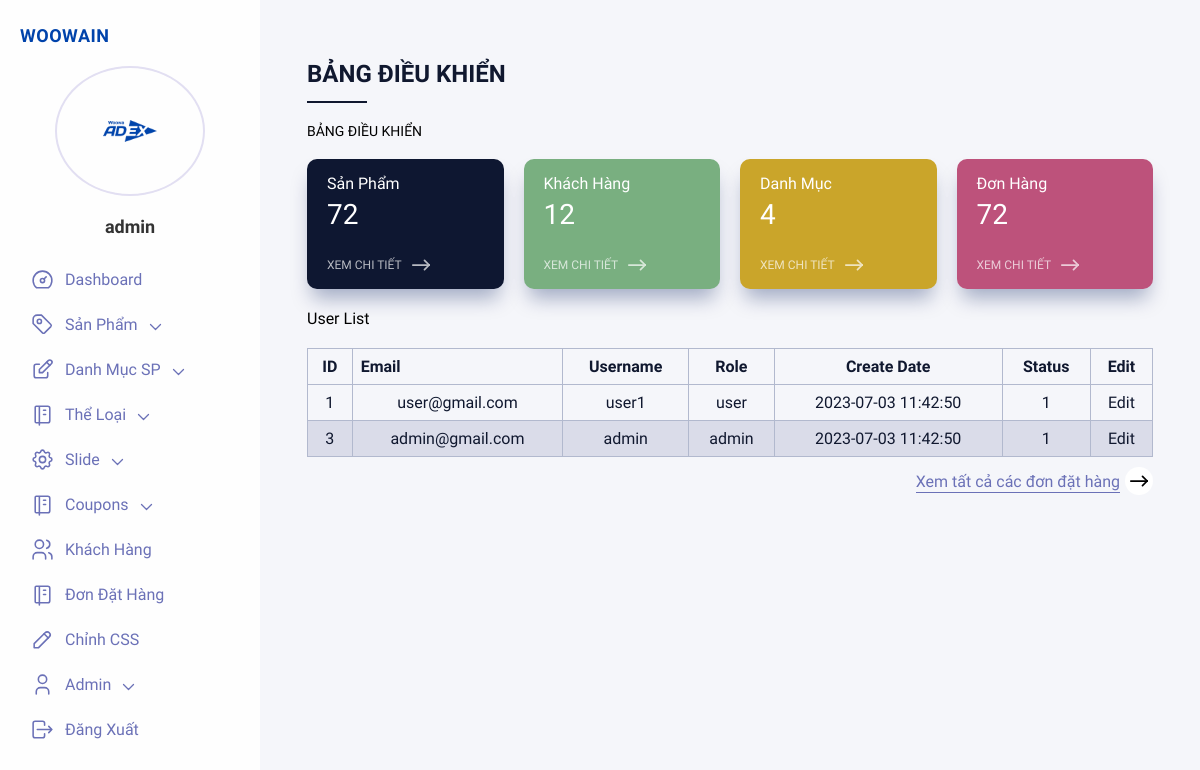
Screenshot of /admin/admin.php (signed in) with the database file from the repository.
### tables this page shows
CREATE TABLE `users` (
  `id` int(11) NOT NULL,
  `email` varchar(255) NOT NULL,
  `username` varchar(255) NOT NULL,
  `password` varchar(255) NOT NULL,
  `quyenhan` varchar(255) NOT NULL,
  `created_date` datetime DEFAULT current_timestamp(),
  `status` tinyint(1) DEFAULT 1
);

### admin/connect.php (called while the page is built, shortened)
<?php
$servername = "localhost";
$username = "root";
$password = "";
$dbname = "da_1";
$conn = new mysqli($servername, $username, $password, $dbname);
$sql = "SELECT * FROM users";
$result = $conn->query($sql);
?>

### admin/admin.php (the view, shortened to what this page needs)
<?php
include 'connect.php';
$username = $_SESSION['username'];
?>
<!DOCTYPE html>
<html lang="en">
<head>
    <link rel="stylesheet" href="css/main.css">
</head>
<body>
    <div class="wrapper">
        <div class="container">
            <div class="dashboard">
                <div class="left">
                    <div class="left__content">
                        <div class="left__logo">WOOWAIN</div>
                        <div class="left__profile">
                            <div class="left__image"><img src="assets/woowa_logo.png" alt=""></div>
                            <div class="left__name">
                             <?php
                                echo $username;
                             ?>
                            </div>
                        </div>
                        <ul class="left__menu">
                            <li class="left__menuItem">
                                <a href="index.html" class="left__title"><img src="assets/icon-dashboard.svg" alt="">Dashboard</a>
                            </li>
                            <li class="left__menuItem">
                                <div class="left__title"><img src="assets/icon-tag.svg" alt="">Sản Phẩm<img class="left__iconDown" src="assets/arrow-down.svg" alt=""></div>
                            </li>
                            <li class="left__menuItem">
                                <div class="left__title"><img src="assets/icon-edit.svg" alt="">Danh Mục SP<img class="left__iconDown" src="assets/arrow-down.svg" alt=""></div>
                            </li>
                            <li class="left__menuItem">
                                <div class="left__title"><img src="assets/icon-book.svg" alt="">Thể Loại<img class="left__iconDown" src="assets/arrow-down.svg" alt=""></div>
                            </li>
                            <li class="left__menuItem">
                                <div class="left__title"><img src="assets/icon-settings.svg" alt="">Slide<img class="left__iconDown" src="assets/arrow-down.svg" alt=""></div>
                            </li>
                            <li class="left__menuItem">
                                <div class="left__title"><img src="assets/icon-book.svg" alt="">Coupons<img class="left__iconDown" src="assets/arrow-down.svg" alt=""></div>
                            </li>
                            <li class="left__menuItem">
                                <a href="view_customers.html" class="left__title"><img src="assets/icon-users.svg" alt="">Khách Hàng</a>
                            </li>
                            <li class="left__menuItem">
                                <a href="view_orders.html" class="left__title"><img src="assets/icon-book.svg" alt="">Đơn Đặt Hàng</a>
                            </li>
                            <li class="left__menuItem">
                                <a href="edit_css.html" class="left__title"><img src="assets/icon-pencil.svg" alt="">Chỉnh CSS</a>
                            </li>
                            <li class="left__menuItem">
                                <div class="left__title"><img src="assets/icon-user.svg" alt="">Admin<img class="left__iconDown" src="assets/arrow-down.svg" alt=""></div>
                            </li>
                            <li class="left__menuItem">
                                <a href="logout.php" class="left__title"><img src="assets/icon-logout.svg" alt="">Đăng Xuất</a>
                            </li>
                        </ul>
                    </div>
                </div>
                <div class="right">
                    <div class="right__content">
                        <div class="right__title">Bảng điều khiển</div>
                        <p class="right__desc">Bảng điều khiển</p>
                        <div class="right__cards">
                            <a class="right__card" href="view_product.html">
                                <div class="right__cardTitle">Sản Phẩm</div>
                                <div class="right__cardNumber">72</div>
                                <div class="right__cardDesc">Xem Chi Tiết <img src="assets/arrow-right.svg" alt=""></div>
                            </a>
                            <a class="right__card" href="view_customers.html">
                                <div class="right__cardTitle">Khách Hàng</div>
                                <div class="right__cardNumber">12</div>
                                <div class="right__cardDesc">Xem Chi Tiết <img src="assets/arrow-right.svg" alt=""></div>
                            </a>
                            <a class="right__card" href="view_p_category.html">
                                <div class="right__cardTitle">Danh Mục</div>
                                <div class="right__cardNumber">4</div>
                                <div class="right__cardDesc">Xem Chi Tiết <img src="assets/arrow-right.svg" alt=""></div>
                            </a>
                            <a class="right__card" href="view_orders.html">
                                <div class="right__cardTitle">Đơn Hàng</div>
                                <div class="right__cardNumber">72</div>
                                <div class="right__cardDesc">Xem Chi Tiết <img src="assets/arrow-right.svg" alt=""></div>
                            </a>
                        </div>
                        <div class="right__table">
                            <p class="right__tableTitle">User List</p>
                            <div class="right__tableWrapper">
                                <table>
                                    <thead>
                                        <tr>
                                            <th>ID</th>
                                            <th style="text-align: left;">Email</th>
                                            <th>Username</th>
                                            <th>Role</th>
                                            <th>Create Date</th>
                                            <th>Status</th>
                                            <th>Edit</th>
                                        </tr>
                                    </thead>
                                    <tbody>
                                    <?php
            if (mysqli_num_rows($result) > 0) {
                while ($row = mysqli_fetch_assoc($result)) {
                    echo "<tr>";
                    echo "<td>" . $row['id'] . "</td>";
                    echo "<td>" . $row['email'] . "</td>";
                    echo "<td>" . $row['username'] . "</td>";
                    echo "<td>" . $row['quyenhan'] . "</td>";
                    echo "<td>" . $row['created_date'] . "</td>";
                    echo "<td>" . $row['status'] . "</td>";
                    echo "<td><a href='edit_user.php?id=" . $row['id'] . "'>Edit</a></td>";
                    echo "</tr>";
                }
            } else {
                echo "<tr><td colspan='6'>No users found</td></tr>";
            }
            ?>
                                    </tbody>
                                </table>
                            </div>
                            <a href="" class="right__tableMore">
                                <p>Xem tất cả các đơn đặt hàng</p> <img src="assets/arrow-right-black.svg" alt=""></a>
                        </div>
                    </div>
                </div>
            </div>
        </div>
    </div>
</body>
</html>

### admin/css/main.css (style rules this page uses)
* { margin: 0; padding: 0; list-style: none; border: 0; -webkit-tap-highlight-color: transparent; text-decoration: none; color: inherit; box-sizing: border-box; }
body { font-family: "Muli", sans-serif; background-color: #E2DFF2; }
.wrapper { display: grid; grid-template-columns: 1fr; justify-content: center; align-items: center; height: 100vh; box-sizing: border-box; }
.wrapper .container { width: 100%; max-width: 1440px; height: 100%; margin: 0 auto; transition: all 0.4s ease; overflow: hidden; }
.dashboard { display: flex; background: #f5f6fa; height: 100%; width: 100%; }
.left { background: #fefefe; width: 100%; max-width: 260px; display: flex; justify-content: flex-start; align-items: center; flex-direction: column; transition: all 0.6s 0.2s ease; z-index: 2; overflow-y: scroll; }
.left__content { width: calc(260px - 40px); padding-top: 25px; padding-bottom: 10px; }
.left__logo { display: flex; align-items: center; color: #0043AB; font-weight: bold; font-size: 18px; letter-spacing: 0.5px; margin-bottom: 20px; transition: all 0.4s 0s ease; }
.left__profile { display: flex; flex-direction: column; justify-content: center; align-items: center; transition: all 0.4s 0s ease; }
.left__image { width: 150px; height: 130px; border-radius: 100%; overflow: hidden; margin-bottom: 10px; border: solid 2px #E2DFF2; cursor: pointer; transition: all 0.4s ease; display: flex; align-items: center; justify-content: center; }
.left__image img { width: 100%; }
.left__name { font-size: 18px; font-weight: bold; color: #333; margin-top: 10px; text-align: center; }
.left__menu { display: flex; flex-direction: column; padding-top: 20px; user-select: none; }
.left__title { padding: 10px; font-size: 16px; border-radius: 4px; cursor: pointer; transition: all 0.2s ease; color: #6b71b7; display: flex; align-items: center; }
.left__title img { width: 25px; margin-right: 10px; }
.left__iconDown { margin-left: 5px; transition: all 0.4s ease; width: 20px; height: 20px; transform: translateY(2px); }
.right { width: 100%; height: 100%; overflow-y: scroll; }
.right__content { padding: 60px 5%; }
.right__title { color: #10182F; font-size: 24px; font-weight: bold; text-transform: uppercase; position: relative; padding-bottom: 15px; margin-bottom: 20px; }
.right__title:before { content: ''; position: absolute; width: 60px; height: 2px; background-color: #10182F; bottom: 0; }
.right__desc { margin-bottom: 20px; text-transform: uppercase; font-size: 14px; }
.right__cards { display: grid; grid-template-columns: repeat(4, 1fr); grid-gap: 20px; margin-bottom: 20px; }
.right__card { background-color: #0E1731; border-radius: 10px; color: white; padding: 15px 20px; box-shadow: 0px 14px 20px -5px rgba(4, 26, 90, 0.340773); transition: all 0.3s ease; }
.right__card:nth-child(2) { background-color: #79af80; }
.right__card:nth-child(3) { background-color: #caa52a; }
.right__card:nth-child(4) { background-color: #bd527b; }
.right__cardTitle { font-size: 16px; margin-bottom: 5px; }
.right__cardNumber { font-size: 28px; margin-bottom: 15px; }
.right__cardDesc { text-transform: uppercase; font-size: 12px; display: flex; align-items: center; opacity: 0.7; transform: translateY(5px); }
.right__cardDesc img { width: 28px; margin-left: 5px; }
.right__tableTitle { margin-bottom: 20px; }
.right table { border-collapse: collapse; width: 100%; margin-bottom: 10px; }
.right table td, .right table th { border: 1px solid #b2b9ce; text-align: left; padding: 8px; color: #10182F; }
.right table tr:nth-child(even) { background-color: #dadce9; }
.right table th { text-align: center; }
.right table td { text-align: center; }
.right__tableMore { display: flex; justify-content: flex-end; align-items: center; color: #6b71b7; }
.right__tableMore p { position: relative; }
.right__tableMore p:before { content: ''; position: absolute; width: 100%; height: 1px; background-color: #6b71b7; bottom: -2px; transition: all 0.4s ease; }
.right__tableMore img { width: 28px; height: 28px; background-color: white; border-radius: 100%; margin-left: 5px; }

### rows the page displays
users: id "1", email "user@gmail.com", username "user1", quyenhan "user", created_date "2023-07-03 11:42:50", status "1"
users: id "3", email "admin@gmail.com", username "admin", quyenhan "admin", created_date "2023-07-03 11:42:50", status "1"

### other values shown
$username "admin"
